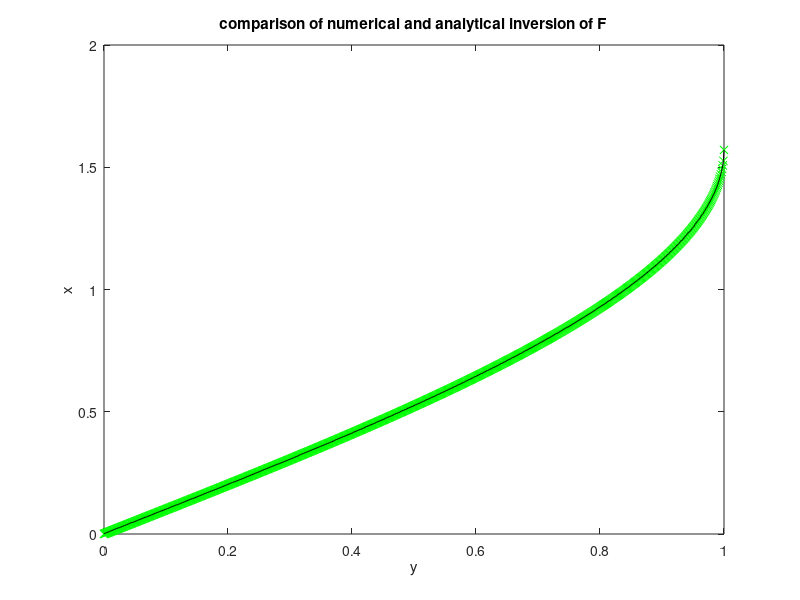

This chart was generated by the following MATLAB code:
% Numerical inversion of a function
% example of F=sin(x), in the growing interval

M=1001;
y=0:0.001:1; %F between 0 and 1
x=zeros(1,M); 

%incremental inversion
aux=0; dax=0.001*pi;
for ni=1:M,
   while y(ni)>sin(aux),
      aux=aux+dax;
   end;
   x(ni)=aux;
end;  

plot(y,asin(y),'gx'); hold on; %analytical inversion
plot(y,x,'k'); %result of numerical inversion
xlabel('y'); ylabel('x'); 
title('comparison of numerical and analytical inversion of F');
